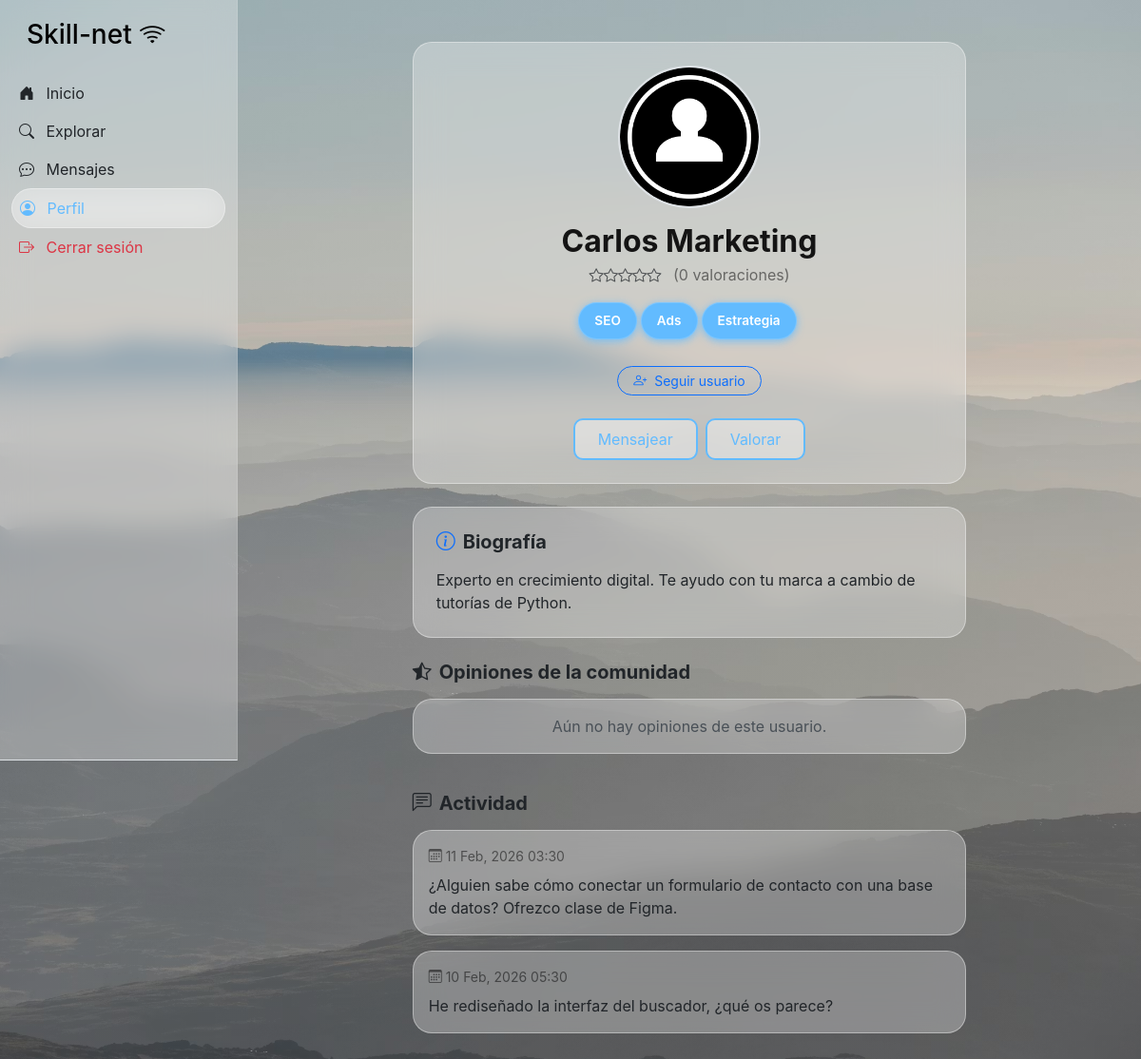
Before: /perfil.php?id=3 (signed in) with the older database file.
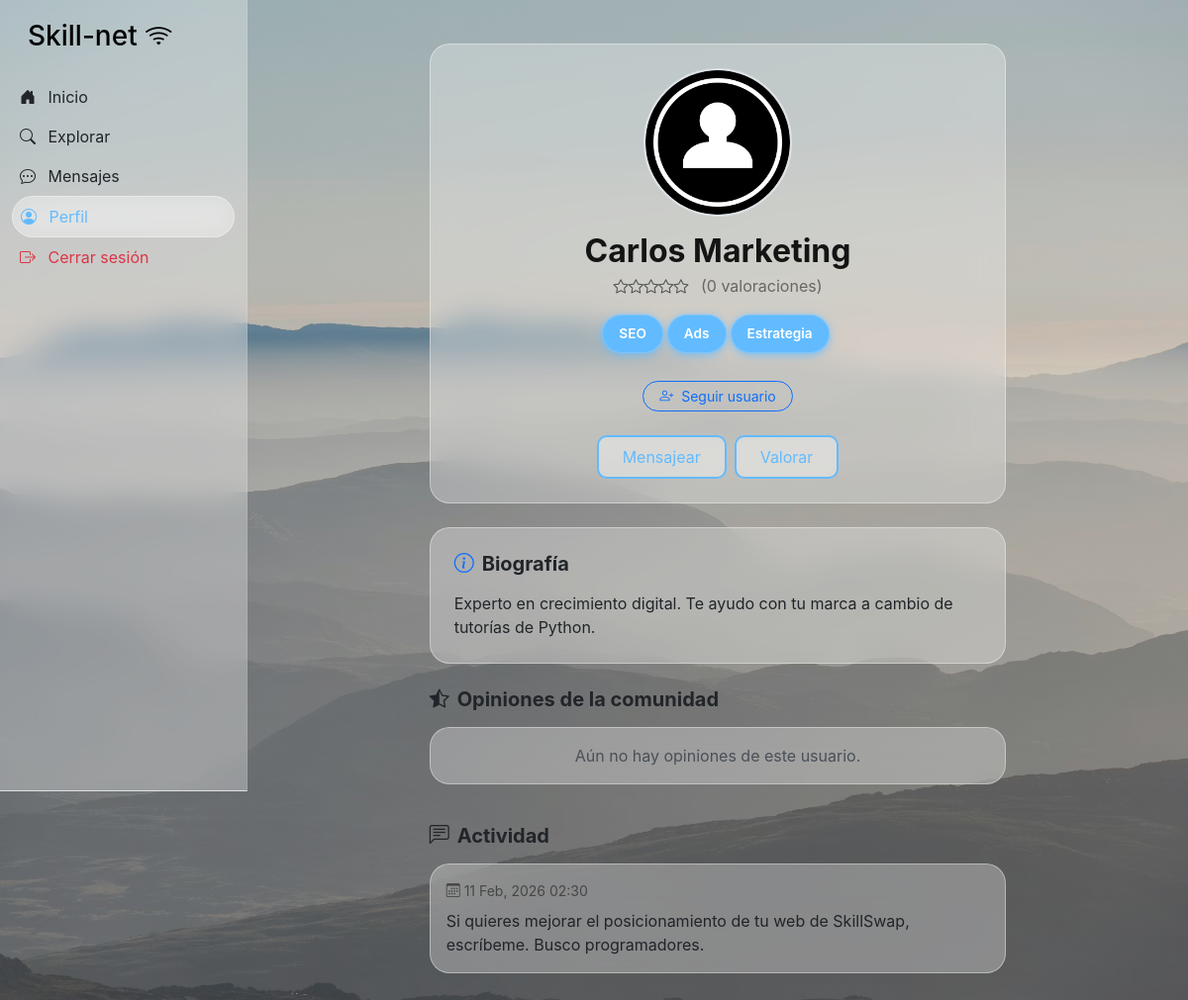
After: the same page with the newer database file.
### tables this page shows
CREATE TABLE IF NOT EXISTS usuarios (
    id INT AUTO_INCREMENT PRIMARY KEY,
    nombre VARCHAR(100) NOT NULL,
    email VARCHAR(150) NOT NULL UNIQUE,
    password VARCHAR(255) NOT NULL,
    habilidades TEXT,  
    bio TEXT,
    avatar VARCHAR(255) DEFAULT 'default.png',
    fecha_registro TIMESTAMP DEFAULT CURRENT_TIMESTAMP
);

CREATE TABLE IF NOT EXISTS publicaciones (
    id INT AUTO_INCREMENT PRIMARY KEY,
    id_usuario INT NOT NULL,
    contenido TEXT NOT NULL,
    fecha_publicacion TIMESTAMP DEFAULT CURRENT_TIMESTAMP,
    FOREIGN KEY (id_usuario) REFERENCES usuarios(id) ON DELETE CASCADE
);

### phpscripts/perfilLogic.php (called while the page is built, shortened)
<?php
include 'phpscripts/dbconn.php';
$perfil_id = isset($_GET['id']) ? intval($_GET['id']) : $_SESSION['user_id'];
$mi_id = $_SESSION['user_id'];
$stmt_check = $conn->prepare("SELECT id FROM seguidores WHERE id_seguidor = ? AND id_seguido = ?");
$stmt_check->bind_param("ii", $mi_id, $perfil_id);
$stmt_check->execute();
$seguido = $stmt_check->get_result()->num_rows > 0;
$stmt_rep = $conn->prepare("SELECT AVG(puntuacion) as promedio, COUNT(*) as total FROM valoraciones WHERE id_valorado = ?");
$stmt_rep->bind_param("i", $perfil_id);
$stmt_rep->execute();
$stats = $stmt_rep->get_result()->fetch_assoc();
$stmt = $conn->prepare("SELECT nombre, email, habilidades, bio, avatar FROM usuarios WHERE id = ?");
$stmt->bind_param("i", $perfil_id);
$stmt->execute();
$user_perfil = $stmt->get_result()->fetch_assoc();
if (!empty($user_perfil['avatar']) && file_exists("img/" . $user_perfil['avatar'])) {
    $fotoPerfil = $user_perfil['avatar'];
} else {
    $fotoPerfil = "user.png";
}
?>

### perfil.php (the view, shortened to what the changed rows need)
<?php include 'phpscripts/perfilLogic.php'; ?>
<!DOCTYPE html>
<html lang="es">
<head>
    <link href="https://cdn.jsdelivr.net/npm/bootstrap@5.3.0/dist/css/bootstrap.min.css" rel="stylesheet">
    <link rel="stylesheet" href="https://cdn.jsdelivr.net/npm/bootstrap-icons@1.11.0/font/bootstrap-icons.css">
    <link href="https://fonts.cdnfonts.com/css/sf-pro-display" rel="stylesheet">
    <link rel="stylesheet" href="css/fonts.css">
    <link rel="stylesheet" href="css/style.css">
</head>
<body>
    <div class="container-fluid">
        <div class="row">
            <main class="main-content">
                <div class="container mt-4">
                    <div class="row justify-content-center">
                        <div class="col-md-10 col-lg-8">
                            <div class="card usr-search mb-4">
                                <div class="card-body p-4 text-center">
                                    <img src="img/<?php echo $fotoPerfil; ?>"
                                        class="rounded-circle mb-3 img-perfil-crop img-perfil-grande mx-auto">
                                    <h2 class="fw-bold text-dark mb-1">
                                        <?php echo htmlspecialchars($user_perfil['nombre']); ?>
                                    </h2>
                                    <div class="mb-3">
                                        <?php
                                        $rating = round($stats['promedio'] ?? 0);
                                        for ($i = 1; $i <= 5; $i++)
                                            echo ($i <= $rating) ? '<i class="bi bi-star-fill text-warning"></i>' : '<i class="bi bi-star text-muted"></i>';
                                        ?>
                                        <span class="ms-2 text-black-50">(<?php echo $stats['total']; ?>
                                            valoraciones)</span>
                                    </div>
                                    <div class="mb-4">
                                        <?php
                                        $tags = explode(",", $user_perfil['habilidades'] ?? '');
                                        foreach ($tags as $tag)
                                            if (!empty(trim($tag)))
                                                echo '<span class="tag-pill me-1 p-2 px-3 d-inline-block mb-1">' . htmlspecialchars(trim($tag)) . '</span>';
                                        ?>
                                    </div>
                                    <?php if ($perfil_id != $mi_id): ?>
                                        <form action="" method="POST" class="mb-4">
                                            <button type="submit" name="accion_follow"
                                                value="<?php echo ($seguido ? 'unfollow' : 'seguir'); ?>"
                                                class="btn btn-sm <?php echo ($seguido ? 'btn-outline-danger' : 'btn-outline-primary'); ?> rounded-pill px-3">
                                            </button>
                                        </form>
                                    <?php endif; ?>
                                    <div class="d-flex gap-2 justify-content-center">
                                        <?php if ($perfil_id == $mi_id): ?>
                                            <a href="editar_perfil.php"
                                                class="btn-usr-search px-4 text-decoration-none">Editar Perfil</a>
                                        <?php else: ?>
                                            <a href="mensajes.php?id=<?php echo $perfil_id; ?>"
                                                class="btn-usr-search px-4 text-decoration-none">Mensajear</a>
                                            <button class="btn-usr-search px-4" data-bs-toggle="modal"
                                                data-bs-target="#modalVotar">Valorar</button>
                                        <?php endif; ?>
                                    </div>
                                </div>
                            </div>
                            <div class="card usr-search mb-4">
                                <div class="card-body p-4">
                                    <h5 class="fw-bold mb-3"><i
                                            class="bi bi-info-circle me-2 text-primary"></i>Biografía</h5>
                                    <p class="text-dark mb-0">
                                        <?php echo nl2br(htmlspecialchars($user_perfil['bio'] ?? 'Sin biografía disponible.')); ?>
                                    </p>
                                </div>
                            </div>
                            <?php
                            $stmt_posts = $conn->prepare("SELECT contenido, fecha_publicacion FROM publicaciones WHERE id_usuario = ? ORDER BY fecha_publicacion DESC");
                            $stmt_posts->bind_param("i", $perfil_id);
                            $stmt_posts->execute();
                            $res_posts = $stmt_posts->get_result();
                            if ($res_posts->num_rows > 0) {
                                while ($post = $res_posts->fetch_assoc()) { ?>
                                    <div class="card usr-search mb-3">
                                        <div class="card-body p-3">
                                            <small class="text-black-50 d-block mb-2">
                                                <i
                                                    class="bi bi-calendar3 me-1"></i><?php echo date("d M, Y H:i", strtotime($post['fecha_publicacion'])); ?>
                                            </small>
                                            <p class="mb-0 text-dark"><?php echo nl2br(htmlspecialchars($post['contenido'])); ?>
                                            </p>
                                        </div>
                                    </div>
                                <?php }
                            } else {
                                echo '<div class="alert alert-light text-center border-0 usr-search">Sin publicaciones.</div>';
                            } ?>
                        </div>
                    </div>
                </div>
            </main>
        </div>
    </div>
</body>
</html>

Changed rows visible on the page:
no longer on this page (row edited): publicaciones: fecha_publicacion "11 Feb, 2026 03:30", contenido "¿Alguien sabe cómo conectar un formulario de contacto con una base de datos? Ofrezco clase de Figma."
no longer on this page (row edited): publicaciones: fecha_publicacion "10 Feb, 2026 05:30", contenido "He rediseñado la interfaz del buscador, ¿qué os parece?"
now on this page (row edited): publicaciones: fecha_publicacion "11 Feb, 2026 02:30", contenido "Si quieres mejorar el posicionamiento de tu web de SkillSwap, escríbeme. Busco programadores."
